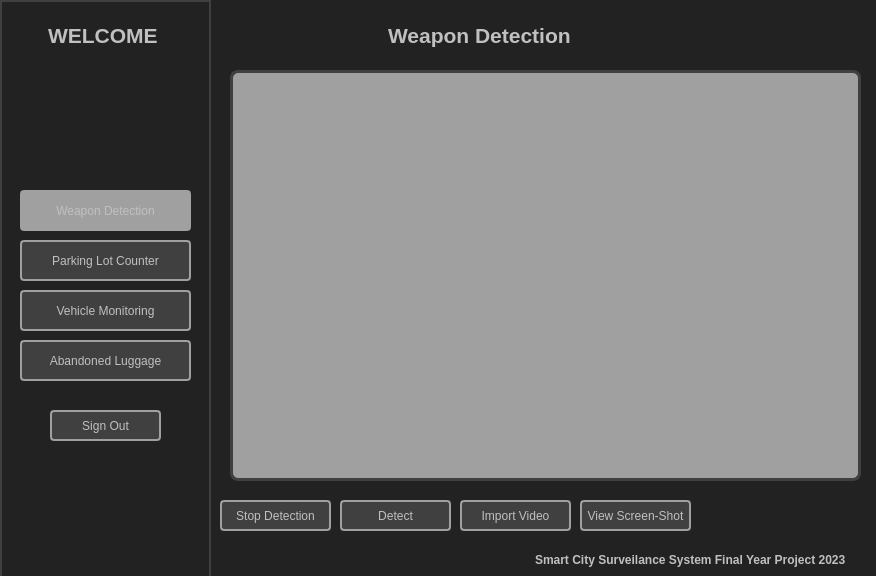
<?xml version="1.0" encoding="UTF-8"?>
<ui version="4.0">
 <class>MainWindow</class>
 <widget class="QMainWindow" name="MainWindow">
  <property name="geometry">
   <rect>
    <x>0</x>
    <y>0</y>
    <width>876</width>
    <height>576</height>
   </rect>
  </property>
  <property name="minimumSize">
   <size>
    <width>876</width>
    <height>576</height>
   </size>
  </property>
  <property name="maximumSize">
   <size>
    <width>876</width>
    <height>576</height>
   </size>
  </property>
  <property name="windowTitle">
   <string>MainWindow</string>
  </property>
  <property name="windowOpacity">
   <double>0.900000000000000</double>
  </property>
  <widget class="QWidget" name="centralwidget">
   <property name="styleSheet">
    <string notr="true">QWidget{
	background:#222222;
}
QListWidget{
	background:#222222;
	border:2px solid #404040;
}
QPushButton{
	border:2px solid #A0A0A0;
	background:#404040;
	color:silver;
	border-radius:4px;
}
QPushButton:Pressed{
	border:2px solid #A0A0A0;
	background:#A0A0A0;
	color:white;
}
QLabel{
	color:silver;
	padding:2px;
}
</string>
   </property>
   <widget class="QListWidget" name="sidebar">
    <property name="geometry">
     <rect>
      <x>0</x>
      <y>0</y>
      <width>211</width>
      <height>581</height>
     </rect>
    </property>
    <property name="styleSheet">
     <string notr="true"/>
    </property>
   </widget>
   <widget class="QPushButton" name="w_button">
    <property name="geometry">
     <rect>
      <x>20</x>
      <y>190</y>
      <width>171</width>
      <height>41</height>
     </rect>
    </property>
    <property name="contextMenuPolicy">
     <enum>Qt::PreventContextMenu</enum>
    </property>
    <property name="styleSheet">
     <string notr="true">QPushButton{
	background:#A0A0A0	
}</string>
    </property>
    <property name="text">
     <string>Weapon Detection</string>
    </property>
   </widget>
   <widget class="QPushButton" name="park_button">
    <property name="geometry">
     <rect>
      <x>20</x>
      <y>240</y>
      <width>171</width>
      <height>41</height>
     </rect>
    </property>
    <property name="styleSheet">
     <string notr="true"/>
    </property>
    <property name="text">
     <string>Parking Lot Counter</string>
    </property>
   </widget>
   <widget class="QPushButton" name="vehicle_button">
    <property name="geometry">
     <rect>
      <x>20</x>
      <y>290</y>
      <width>171</width>
      <height>41</height>
     </rect>
    </property>
    <property name="styleSheet">
     <string notr="true"/>
    </property>
    <property name="text">
     <string>Vehicle Monitoring</string>
    </property>
   </widget>
   <widget class="QPushButton" name="luggage_button">
    <property name="geometry">
     <rect>
      <x>20</x>
      <y>340</y>
      <width>171</width>
      <height>41</height>
     </rect>
    </property>
    <property name="styleSheet">
     <string notr="true"/>
    </property>
    <property name="text">
     <string>Abandoned Luggage</string>
    </property>
   </widget>
   <widget class="QPushButton" name="signout_button">
    <property name="geometry">
     <rect>
      <x>50</x>
      <y>410</y>
      <width>111</width>
      <height>31</height>
     </rect>
    </property>
    <property name="styleSheet">
     <string notr="true"/>
    </property>
    <property name="text">
     <string>Sign Out</string>
    </property>
   </widget>
   <widget class="QPushButton" name="import_button">
    <property name="geometry">
     <rect>
      <x>460</x>
      <y>500</y>
      <width>111</width>
      <height>31</height>
     </rect>
    </property>
    <property name="styleSheet">
     <string notr="true"/>
    </property>
    <property name="text">
     <string>Import Video</string>
    </property>
   </widget>
   <widget class="QPushButton" name="stop_detection_button">
    <property name="geometry">
     <rect>
      <x>220</x>
      <y>500</y>
      <width>111</width>
      <height>31</height>
     </rect>
    </property>
    <property name="styleSheet">
     <string notr="true"/>
    </property>
    <property name="text">
     <string>Stop Detection</string>
    </property>
   </widget>
   <widget class="QPushButton" name="view_ss_button">
    <property name="geometry">
     <rect>
      <x>580</x>
      <y>500</y>
      <width>111</width>
      <height>31</height>
     </rect>
    </property>
    <property name="styleSheet">
     <string notr="true"/>
    </property>
    <property name="text">
     <string>View Screen-Shot</string>
    </property>
   </widget>
   <widget class="QLabel" name="title">
    <property name="geometry">
     <rect>
      <x>380</x>
      <y>20</y>
      <width>211</width>
      <height>31</height>
     </rect>
    </property>
    <property name="sizePolicy">
     <sizepolicy hsizetype="Expanding" vsizetype="Expanding">
      <horstretch>0</horstretch>
      <verstretch>0</verstretch>
     </sizepolicy>
    </property>
    <property name="font">
     <font>
      <pointsize>16</pointsize>
      <weight>75</weight>
      <bold>true</bold>
     </font>
    </property>
    <property name="acceptDrops">
     <bool>false</bool>
    </property>
    <property name="styleSheet">
     <string notr="true"/>
    </property>
    <property name="text">
     <string>Weapon Detection</string>
    </property>
   </widget>
   <widget class="QLabel" name="tm">
    <property name="geometry">
     <rect>
      <x>530</x>
      <y>550</y>
      <width>341</width>
      <height>20</height>
     </rect>
    </property>
    <property name="font">
     <font>
      <pointsize>9</pointsize>
      <weight>75</weight>
      <bold>true</bold>
     </font>
    </property>
    <property name="styleSheet">
     <string notr="true"/>
    </property>
    <property name="text">
     <string>Smart City Surveilance System Final Year Project 2023</string>
    </property>
   </widget>
   <widget class="QLabel" name="menu_label">
    <property name="geometry">
     <rect>
      <x>40</x>
      <y>20</y>
      <width>121</width>
      <height>31</height>
     </rect>
    </property>
    <property name="font">
     <font>
      <pointsize>16</pointsize>
      <weight>75</weight>
      <bold>true</bold>
     </font>
    </property>
    <property name="acceptDrops">
     <bool>false</bool>
    </property>
    <property name="styleSheet">
     <string notr="true"/>
    </property>
    <property name="text">
     <string>WELCOME</string>
    </property>
   </widget>
   <widget class="QLabel" name="g_window">
    <property name="geometry">
     <rect>
      <x>230</x>
      <y>70</y>
      <width>631</width>
      <height>411</height>
     </rect>
    </property>
    <property name="minimumSize">
     <size>
      <width>451</width>
      <height>251</height>
     </size>
    </property>
    <property name="font">
     <font>
      <pointsize>16</pointsize>
      <weight>75</weight>
      <bold>true</bold>
     </font>
    </property>
    <property name="acceptDrops">
     <bool>false</bool>
    </property>
    <property name="styleSheet">
     <string notr="true">QLabel{
	border-radius:8px;
	border:3px solid #404040;
	background:#A0A0A0;
}</string>
    </property>
    <property name="text">
     <string/>
    </property>
   </widget>
   <widget class="QPushButton" name="detect_button">
    <property name="geometry">
     <rect>
      <x>340</x>
      <y>500</y>
      <width>111</width>
      <height>31</height>
     </rect>
    </property>
    <property name="styleSheet">
     <string notr="true"/>
    </property>
    <property name="text">
     <string>Detect</string>
    </property>
   </widget>
  </widget>
 </widget>
 <resources/>
 <connections/>
</ui>
